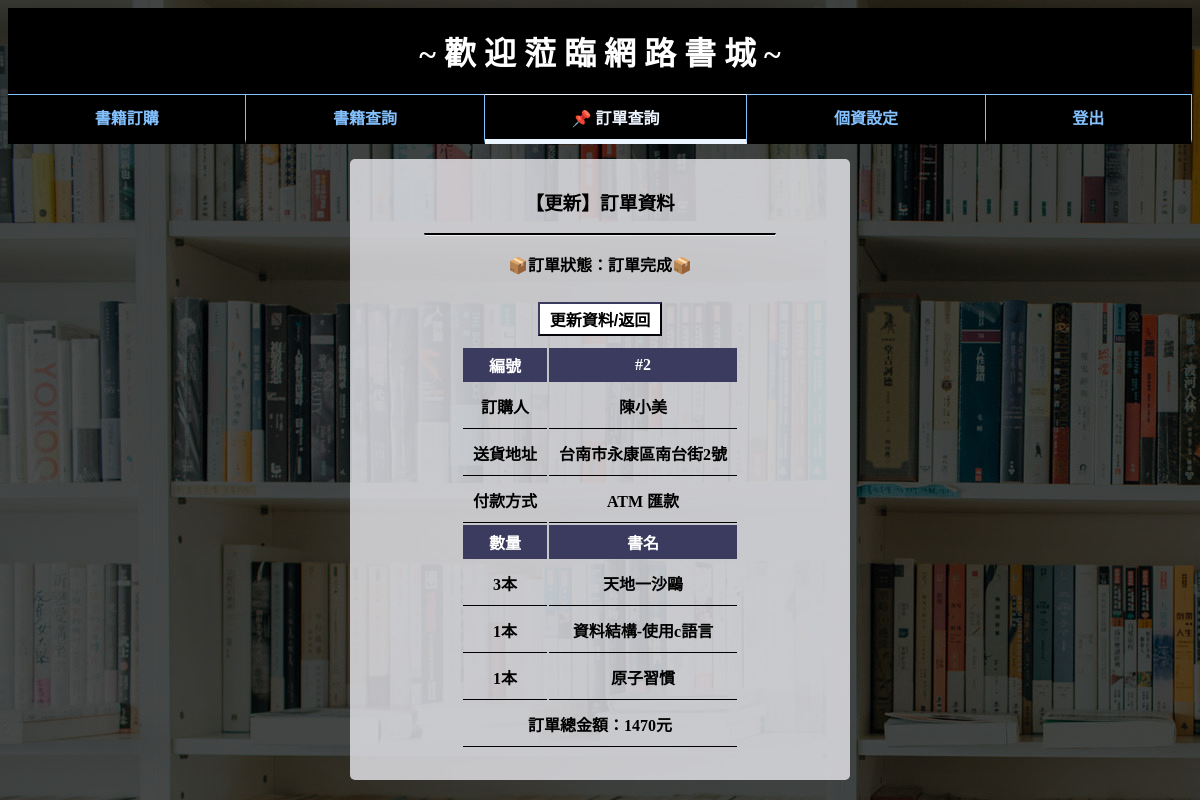
The app's page /bookstore/order_items.php?id=2 with its own data.
### tables this page shows
CREATE TABLE `order_list` (
  `order_id` int(10) NOT NULL,
  `member_num` int(10) NOT NULL,
  `member_name` varchar(200) NOT NULL,
  `member_add` varchar(200) NOT NULL,
  `pay` varchar(7) NOT NULL,
  `order_total` int(10) NOT NULL,
  `order_status` varchar(10) NOT NULL,
  `order_time` date NOT NULL
);

CREATE TABLE `order_item` (
  `order_id` int(10) NOT NULL,
  `book_name` varchar(200) NOT NULL,
  `book_num` int(10) NOT NULL,
  `book_total` int(10) NOT NULL
);

### bookstore/order_items.php (the view, shortened to what this page needs)
<?php
include("condb.php");
$sel_order_list = "SELECT *FROM order_list WHERE order_id = ".$_GET["id"];
$sel_order_list = mysqli_query($db_link, $sel_order_list);
$show_orders = mysqli_fetch_array($sel_order_list);
$sel_order_items= "SELECT *FROM order_item WHERE order_id = ".$_GET["id"];
$sel_order_items= mysqli_query($db_link, $sel_order_items);
?>
<html>
<head>
    <link rel="stylesheet" type="text/css" href="style.css">
</head>
<body>
    <div class="admin_a">
        <div class="menu_title">~ 歡 迎 蒞 臨 網 路 書 城 ~</div>
        <nav class="menu">
			<a href='bookstore.php?txt=all' class='menu_item'>書籍訂購</a>
            <a href="book_search.php?txt=all" class='menu_item'>書籍查詢</a>
			<a href="order_search.php" class="menu_item_in" style="color:#ECF5FF;">📌 訂單查詢</a>
            <a href="member_page.php" class="menu_item">個資設定</a>
			<a href='?logout=true' class='menu_item'>登出</a>
		</nav>
        <div class="admin_b">
            <h3>【更新】訂單資料</h3>
            <hr style="border-top:2px solid black;width:350px;">
            <form action="" method="post" name="formu_pdate" id="form_update">
                    <p style="font-size:16px; font-weight:bold">📦訂單狀態：<?php echo $show_orders["order_status"];?>📦</p>
                <table class="tb_show">
                    <tr>
                        <th>編號</th>
                        <th>#<?php echo $show_orders["order_id"]; ?></th>
                    </tr>
                    <tr>
                        <td>訂購人</td>
                        <td><?php
                        if($show_orders["order_status"]=="備貨中")
                            echo "<input type='text' name='member_name' value='". $show_orders["member_name"]."'placeholder='".$show_orders["member_name"]."'";
                        else
                            echo $show_orders["member_name"];
                        ?></td>
                    </tr>
                    <tr>
                        <td>送貨地址</td>
                        <td><?php
                        if($show_orders["order_status"]=="備貨中")
                            echo "<input type='text' name='member_add' value='". $show_orders["member_add"]."'placeholder='".$show_orders["member_add"]."'";
                        else
                            echo $show_orders["member_add"];
                        ?></td>
                    </tr>
                    <tr>
                        <td>付款方式</td>
                        <td><?php
                        if($show_orders["order_status"]=="備貨中"){
                            echo "<select name='order_pay'>";
                            echo "<option value='".$show_orders['pay']."' disabled selected>目前：".$show_orders['pay']."</option>";
                            echo "<option value='ATM匯款'>ATM匯款</option>";
                            echo "<option value='線上付款'>線上付款</option>";
                            echo "<option value='貨到付款'>貨到付款</option>";
                            echo "</select></td>";
                        }else
                            echo $show_orders["pay"];
                        ?>
                    </tr>
                    <tr>
                    <th>數量</th>
                    <th>書名</th>
                </tr>
                    <?php
                    while ($order_items = $sel_order_items->fetch_assoc()) {
						echo "<tr>";
                        echo "<td>" . $order_items["book_num"] . "本</td>";
						echo "<td>".$order_items["book_name"]."</td>";
						echo "</tr>";
					}
                    ?>
                    <tr>
                        <td colspan="2">訂單總金額：<?php echo $show_orders["order_total"] ?>元</td>
                    </tr>
                <input type="submit" class="btn_WhiteBlue" name="button" value="更新資料/返回">
            </form>
        </div>
</body>
</html>

### bookstore/style.css (style rules this page uses)
body { background-image: url(image/bg01.jpg); background-blend-mode: multiply; background-color: rgba(0, 0, 0, .7); }
h3, .a, .b, .admin_a { text-align: center; }
table { margin: auto; text-align: center; }
.admin_b { width: 500px; margin: 0 auto; background-color: rgba(235, 235, 240, 0.8); border-radius: 5px; padding: 10px 0px 15px; }
.menu_title { font-size: 32px; color: #fff; text-align: center; background: #000; padding: 20px; font-weight: bold; }
.menu { display: flex; align-items: center; background: #000; margin-bottom: 15px; }
.menu_item { flex-grow: 1; padding: 10px; border-top: 1px solid #84C1FF; border-right: 1px solid #84C1FF; border-bottom: 5px solid transparent; transition: 0.3s; }
.menu a { text-decoration: none; color: #84C1FF; font-weight: bold; }
.menu_item_in { flex-grow: 1; padding: 10px; border-top: 1px solid #ECF5FF; border-right: 1px solid #84C1FF; border-bottom: 5px solid #ECF5FF; transition: 0.3s; }
.btn_WhiteBlue { padding: 3px 10px; font-size: 16px; font-weight: bold; margin: 10px; background-color: #fff; color: #000; border-color: #3b3b5f; }
.tb_show th { padding: 5px 20px; font-size: 16px; background: #3b3b5f; color: #fff; }
.tb_show td { border-bottom: 1px solid #000; font-size: 16px; font-weight: bold; padding: 10px; }

### bookstore/order_items.php (style rules this page uses)
input { font-size: 16px; }

### records on screen
order_list: order_status "訂單完成", order_id "2", member_name "陳小美", member_add "台南市永康區南台街2號", pay "ATM 匯款", order_total "1470"
order_item: book_num "3", book_name "天地一沙鷗"
order_item: book_num "1", book_name "資料結構-使用c語言"
order_item: book_num "1", book_name "原子習慣"
